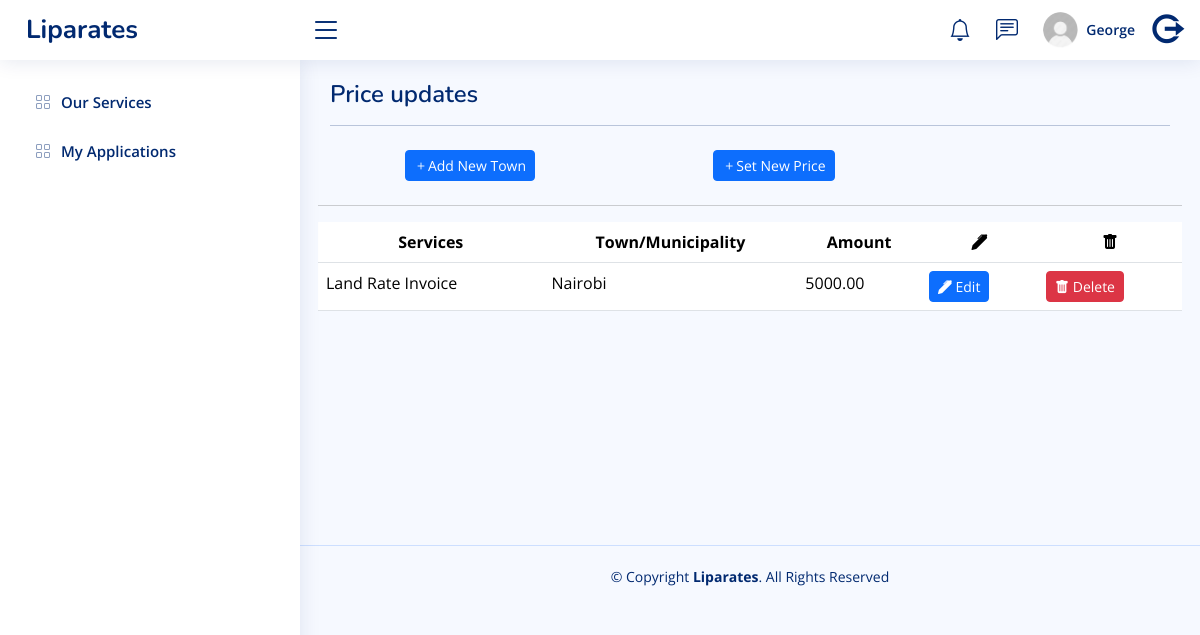
/core/pricing/ (signed in), run on the app's committed database.
### core/models.py (models this page shows)
class Prices(models.Model):
    service    = models.ForeignKey(Services, on_delete=models.CASCADE)
    town       = models.ForeignKey(Towns, on_delete=models.CASCADE)
    amount     = models.DecimalField(max_digits=10, decimal_places=2)
    approved   = models.BooleanField(default=False)
    created_at = models.DateTimeField(auto_now_add=True)
    updated_at = models.DateTimeField(auto_now=True)

class Services(models.Model):
    title        = models.CharField(max_length=100)
    description  = models.TextField()
    requirements = models.TextField()
    created_at   = models.DateTimeField(auto_now_add=True)
    updated_at   = models.DateTimeField(auto_now=True)
    def __str__(self):
        return self.title

class Towns(models.Model):
    county = models.CharField(max_length=100)
    town = models.CharField(max_length=100)
    municipality = models.CharField(max_length=100)
    created_at = models.DateTimeField(auto_now_add=True)
    updated_at = models.DateTimeField(auto_now=True)

### core/views.py (the view, shortened to what this page needs)
# urls.py: path("pricing/",views.Pricing.as_view(),name="pricing"),
class Pricing(LoginRequiredMixin,View):
    login_url = "accounts:login"
    redirect_field_name = "redirect_to"
    def get(self, request):
        services = Services.objects.all()
        towns = Towns.objects.all()
        prices = Prices.objects.all()
        context = {"services": services, "towns": towns, "prices": prices}
        return render(request, "core/pages/pricing.html", context)

### templates/core/pages/pricing.html (shortened to what this page needs)
{% extends 'core/base.html' %}
{% load static %}
{% block pagetitle %}
  Price updates<hr />
{% endblock %}
{% block mainbody %}
  <div class="row">
    <div class="col-sm-12 col-md-4 col-lg-4 text-center m-2">
      <button type="button" class="btn btn-primary btn-sm" data-bs-toggle="modal" data-bs-target="#addTown"><i class="bi bi-plus"></i>Add New Town</button>
    </div>
    <div class="col-sm-12 col-md-4 col-lg-4 text-center m-2">
      <button type="button" class="btn btn-primary btn-sm" data-bs-toggle="modal" data-bs-target="#newPrice"><i class="bi bi-plus"></i>Set New Price</button>
    </div>
    <hr class="mt-3 mb-3" />
  </div>
  <div class="row">
    <table class="table datatable">
      <thead style="text-align: center;">
        <tr class="animate__bounceIn">
          <th>Services</th>
          <th>Town/Municipality</th>
          <th>Amount</th>
          <th>
            <i class="bi bi-pen-fill"></i>
          </th>
          <th>
            <i class="bi bi-trash-fill"></i>
          </th>
        </tr>
      </thead>
      <tbody>
        {% for price in prices %}
          <tr>
            <td>{{ price.service }}</td>
            <td>{{ price.town.town }}</td>
            <td>{{ price.amount }}</td>
            <td>
              <button type="button" class="btn btn-primary btn-sm" data-bs-toggle="modal" data-bs-target="#editPrice-{{ price.id }}"><i class="bi bi-pen-fill"></i> Edit</button>
            </td>
            <td>
              <button type="button" class="btn btn-danger btn-sm" data-bs-toggle="modal" data-bs-target="#deletePrice-{{ price.id }}"><i class="bi bi-trash-fill"></i> Delete</button>
            </td>
          </tr>
        {% endfor %}
      </tbody>
    </table>
  </div>
{% endblock %}

### templates/core/parts/header.html (shortened to what this page needs)
{% load static %}
<header id="header" class="header fixed-top d-flex align-items-center">
  <div class="d-flex align-items-center justify-content-between">
    <a href="{% url 'core:performance' %}" class="logo d-flex align-items-center">
      <span class="d-none d-lg-block">Liparates</span>
    </a>
    <i class="bi bi-list toggle-sidebar-btn"></i>
  </div>
  <nav class="header-nav ms-auto">
    <ul class="d-flex align-items-center">
      <li class="nav-item dropdown">
        <a class="nav-link nav-icon" href="#" data-bs-toggle="dropdown">
          <i class="bi bi-bell"></i>
        </a>
      </li>
      <li class="nav-item dropdown">
        <a class="nav-link nav-icon" href="#" data-bs-toggle="dropdown">
          <i class="bi bi-chat-left-text"></i>
        </a>
      </li>
      <li class="nav-item dropdown pe-3">
        <a class="nav-link nav-profile d-flex align-items-center pe-0" href="{% url 'accounts:myprofile' %}">
          <img src="{% static 'images/liparates-user.jpg' %}" alt="Profile" class="rounded-circle" />
          <span class="d-none d-md-block ps-2">{{ user.first_name }}</span>
        </a>
      </li>
      <li class="nav-item dropdown pe-3">
        <a class="nav-link nav-profile d-flex align-items-center pe-0" href="{% url 'accounts:logout' %}">
          <i class="ri-logout-circle-r-line" style="font-size: 33px;font-weight: bolder;"></i>
        </a>
      </li>
    </ul>
  </nav>
</header>

### static/core/style.css (style rules this page uses)
:root { scroll-behavior: smooth; }
body { font-family: "Open Sans", sans-serif; background: #f6f9ff; color: #444444; }
a { color: #4154f1; text-decoration: none; }
.logo { line-height: 1; }
@media (min-width: 1200px) { .logo { width: 280px; } }
.logo span { font-size: 26px; font-weight: 700; color: #012970; font-family: "Nunito", sans-serif; }
.header { transition: all 0.5s; z-index: 997; height: 60px; box-shadow: 0px 2px 20px rgba(1, 41, 112, 0.1); background-color: #fff; padding-left: 20px; }
.header .toggle-sidebar-btn { font-size: 32px; padding-left: 10px; cursor: pointer; color: #012970; }
.header-nav ul { list-style: none; }
.header-nav>ul { margin: 0; padding: 0; }
.header-nav .nav-icon { font-size: 22px; color: #012970; margin-right: 25px; position: relative; }
.header-nav .nav-profile { color: #012970; }
.header-nav .nav-profile img { max-height: 36px; }
.header-nav .nav-profile span { font-size: 14px; font-weight: 600; }

### data on the page
Prices: service "Land Rate Invoice", town.town "Nairobi", amount "5000.00"

### other printed values
{{ user.first_name }} "George"
